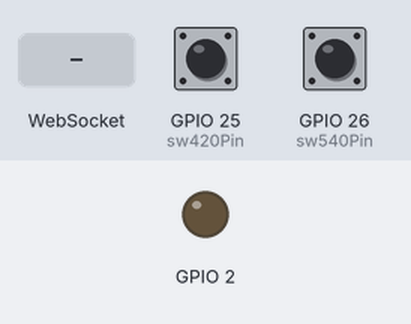
A sketch run on a simulated ESP32. Parts: output pins drawn as LEDs (lit = HIGH). The inputs (shaded band) are chosen by the test bench; at power-on: GPIO 25 (sw420Pin) LOW, GPIO 26 (sw540Pin) LOW. WiFi joins after 1.5 s; servers stay silent unless stated; what the sketch prints to the serial monitor is not drawn.

Above: at 2.7 s.
2.8 s: WebSocket text "ON_LEDBI" received
At 3.8 s:
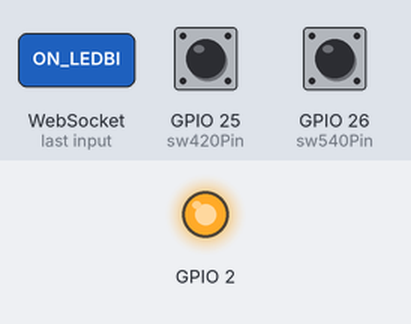
4.3 s: WebSocket text "OFF_LEDBI" received
At 4.9 s:
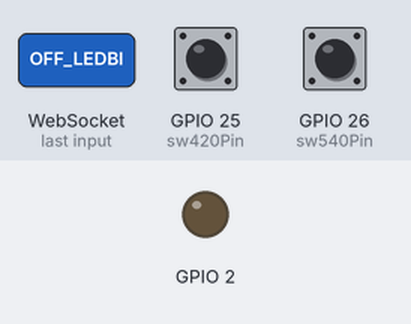
Timing chart, 0 to 7.3 s (numbered marks = the images above; inputs shaded):
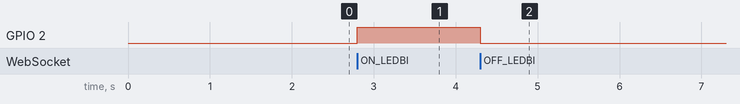

Measured:
- after the input at 2.8 s, GPIO 2: LOW → HIGH at once
- after the input at 4.3 s, GPIO 2: HIGH → LOW at once

The sketch:

arduino.ino
```cpp
#include <WiFi.h>
#include <WebSocketsClient.h>

const char* ssid = "Phuong Minh 1";
const char* password = "Vu124689@";
const int sw420Pin = 25;
const int sw540Pin = 26;

WebSocketsClient webSocket;

void webSocketEvent(WStype_t type, uint8_t * payload, size_t length) {
  String message = String((char*)payload);
  switch(type) {
    case WStype_DISCONNECTED:
      Serial.println("Disconnected from server");
      break;
    case WStype_CONNECTED:
      Serial.println("Connected to server");
      break;
    case WStype_TEXT:
      Serial.println("Command: " + message);

      if (message == "ON_LEDBI") {
        digitalWrite(2, HIGH);
      } else if (message == "OFF_LEDBI") {
        digitalWrite(2, LOW);
      }
      break;
    case WStype_BIN:
      Serial.println("Server command cant handle");
      break;
    default:
      break;
  }
}

void setup() {
  Serial.begin(115200);
  pinMode(2, OUTPUT);
  pinMode(sw420Pin, INPUT_PULLDOWN);
  pinMode(sw540Pin, INPUT_PULLDOWN);

  WiFi.begin(ssid, password);
  Serial.print("Connecting to wiFi");
  while (WiFi.status() != WL_CONNECTED) {
    delay(500);
    Serial.print(".");
  }
  Serial.println("\nWiFi connected");

  webSocket.begin("160.187.246.117", 8070, "/");
  webSocket.onEvent(webSocketEvent);
  webSocket.setReconnectInterval(5000);
}

void loop() {
  webSocket.loop();
  Serial.print(digitalRead(sw420Pin));
  Serial.print(", ");
  Serial.println(digitalRead(sw540Pin));
}
```
